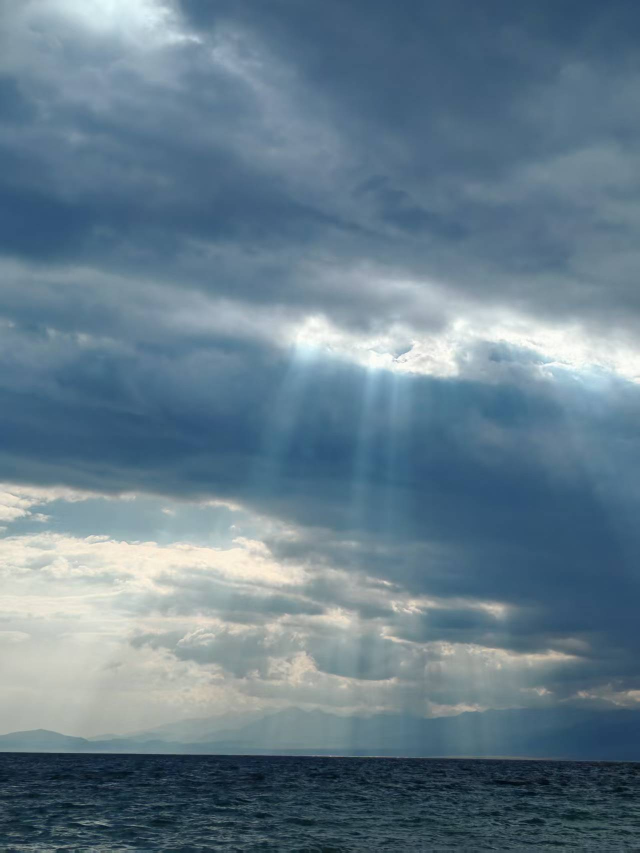
#> input picture images/luster.jpg, 1279 x 1706 px (shown at 1/2 size)
$ python generate_favicon.py
#> lines starting #> are read from the running program, lines starting #| are printed output that depends on the picture
from __future__ import annotations

from pathlib import Path

from PIL import Image, ImageOps


def generate_from_square(source: Image.Image, out_dir: Path) -> None:
    out_dir.mkdir(parents=True, exist_ok=True)

    def save_png(size: int, name: str) -> None:
        source.resize((size, size), Image.Resampling.LANCZOS).save(
            out_dir / name, optimize=True
        )

    save_png(512, "android-chrome-512x512.png")
    save_png(192, "android-chrome-192x192.png")
    save_png(180, "apple-touch-icon.png")
    save_png(32, "favicon-32x32.png")
    save_png(16, "favicon-16x16.png")
    save_png(144, "mstile-144x144.png")

    ico = source.resize((256, 256), Image.Resampling.LANCZOS)
    ico.save(
        out_dir / "favicon.ico",
        sizes=[(16, 16), (32, 32), (48, 48), (64, 64), (128, 128), (256, 256)],
    )


def main() -> None:
    repo_root = Path(__file__).resolve().parents[1]
    src_path = repo_root / "images" / "luster.jpg"
    out_dir = repo_root / "images"

    if not src_path.exists():
        raise SystemExit(f"Missing source image: {src_path}")

    img = Image.open(src_path)
#> img is the input picture: PIL image 1279x1706 RGB; mean R, G, B 101.9, 125.3, 140.3
    img = ImageOps.exif_transpose(img)
    width, height = img.size
#> width = 1279; height = 1706
    side = min(width, height)
#> side = 1279
    left = (width - side) // 2
#> left = 0
    top = (height - side) // 2
#> top = 213
    square = img.crop((left, top, left + side, top + side))
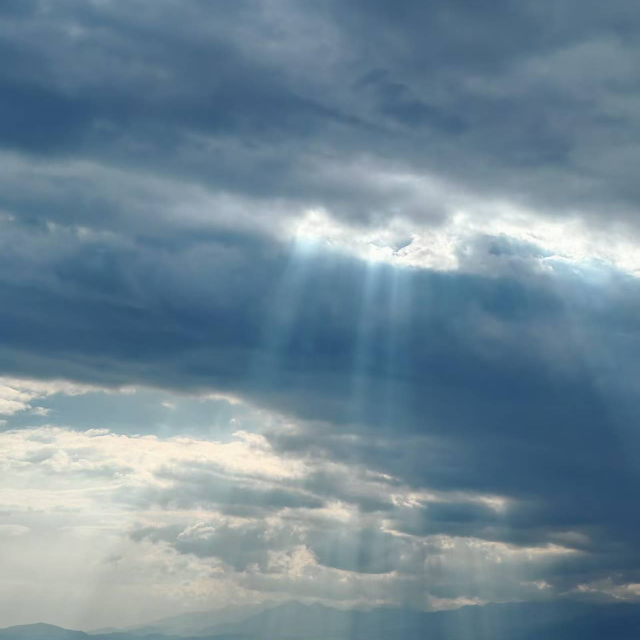
#> square: PIL image 1279x1279 RGB (shown at 1/2 size); mean R, G, B 113.3, 136.7, 151.1

    generate_from_square(square, out_dir)
#> in save_png, `source.resize((size, size), Image.Resampling.LANCZOS).save( out_dir / ..`:
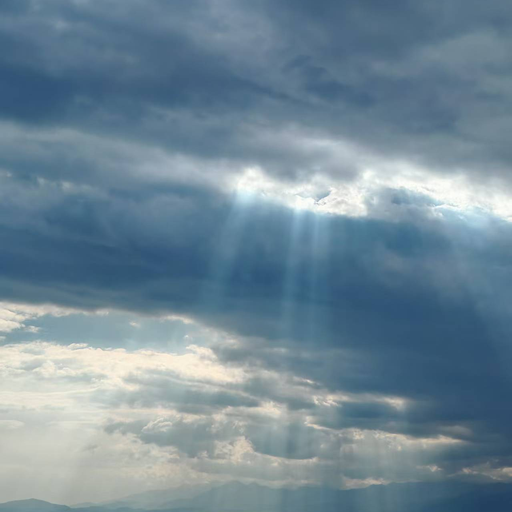
#> saved as android-chrome-512x512.png: PIL image 512x512 RGB; mean R, G, B 113.3, 136.7, 151.1
#> call 4 of save_png, with size = 32, name = 'favicon-32x32.png'
#> in save_png (call 4), `source.resize((size, size), Image.Resampling.LANCZOS).save( out_dir / ..`:
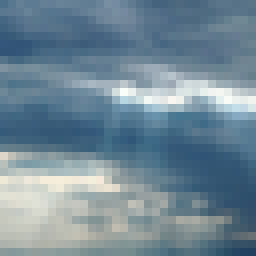
#> saved as favicon-32x32.png: PIL image 32x32 RGB (shown 8 times larger); mean R, G, B 113.3, 136.7, 151.1
#> in save_png (call 5), `source.resize((size, size), Image.Resampling.LANCZOS).save( out_dir / ..`:
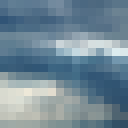
#> saved as favicon-16x16.png: PIL image 16x16 RGB (shown 8 times larger); mean R, G, B 113.4, 136.8, 151.2
    print("Generated favicon assets into ./images from images/luster.jpg")


if __name__ == "__main__":
    main()
